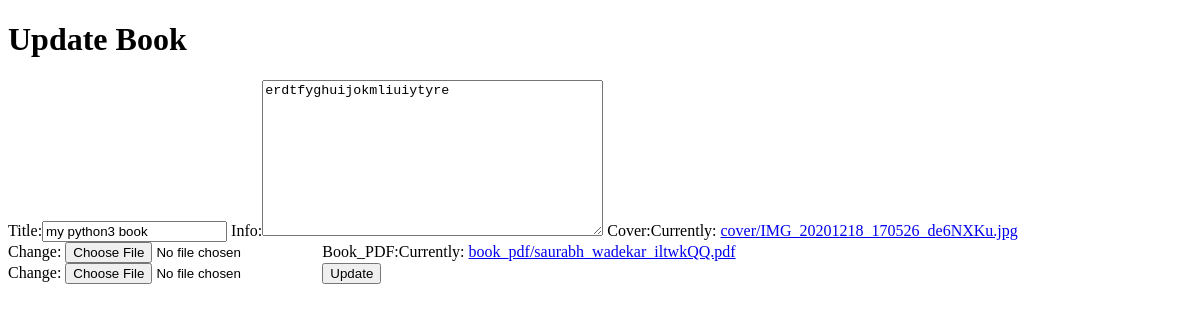
/update-book/5/ (signed in), run on an earlier commit of the app's database.
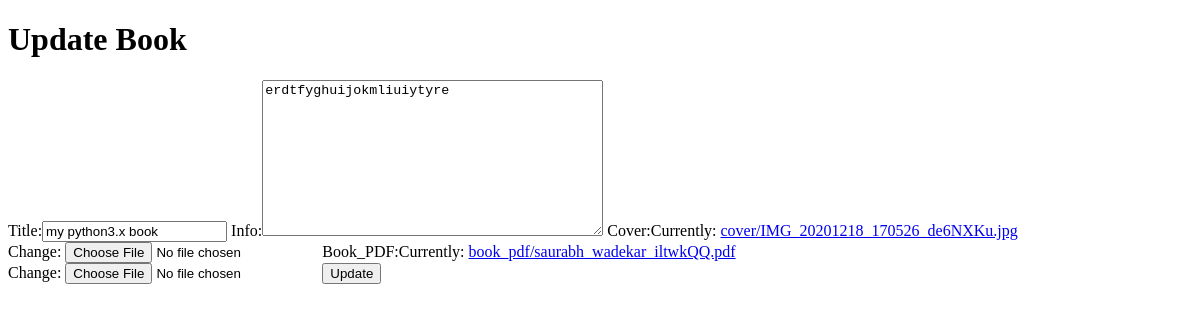
And on a later commit of the database.
### app/models.py (models this page shows)
class Book(models.Model):
    title = models.CharField("Title",max_length=100)
    info = models.CharField("Info",max_length=500)
    cover = models.ImageField("Cover",upload_to = "cover")
    book_pdf = models.FileField("Book_PDF",upload_to="book_pdf",validators=[validators.FileExtensionValidator(["pdf"]),])
    datetime = models.DateTimeField("DateTime",auto_now_add=True)

### app/views.py (the view)
# urls.py: path("update-book/<int:id>/",views.update_book,name="updatebook"),
def update_book(request,id):
    if request.user.is_authenticated == False:
        return HttpResponseRedirect("/login-aucount/")
    ub_obj = Book.objects.get(id = id)
    ubf = BookForm(instance=ub_obj)
    if request.method == "POST":
        ubf = BookForm(request.POST,request.FILES,instance=ub_obj)
        if ubf.is_valid():
            ubf.save()
            return HttpResponseRedirect("/")
    dict_data = {
        "ubf":ubf,
        "id":id
    }
    return render(request,"update_book.html",dict_data)

### app/forms.py
class BookForm(forms.ModelForm):
    class Meta:
        model = Book
        fields = ("title","info","cover","book_pdf")
        widgets = {
            "title":forms.TextInput(attrs={"class":"titleclass",}),
            "info":forms.Textarea(attrs={"class":"infoclass",}),
        }

### app/templates/update_book.html (shortened to what this page needs)
<!DOCTYPE html>
<html lang="en">
<head>
</head>
<body>
    <h1>Update Book</h1>
    <form action="{% url 'updatebook' id %}" enctype="multipart/form-data" method="post">
    {{ubf}}
    <button type="submit">Update</button>
    </form>
</body>
</html>

What changed in the data, as far as the page shows it:
changed Book "erdtfyghuijokmliuiytyre": title "my python3 book" → "my python3.x book"
